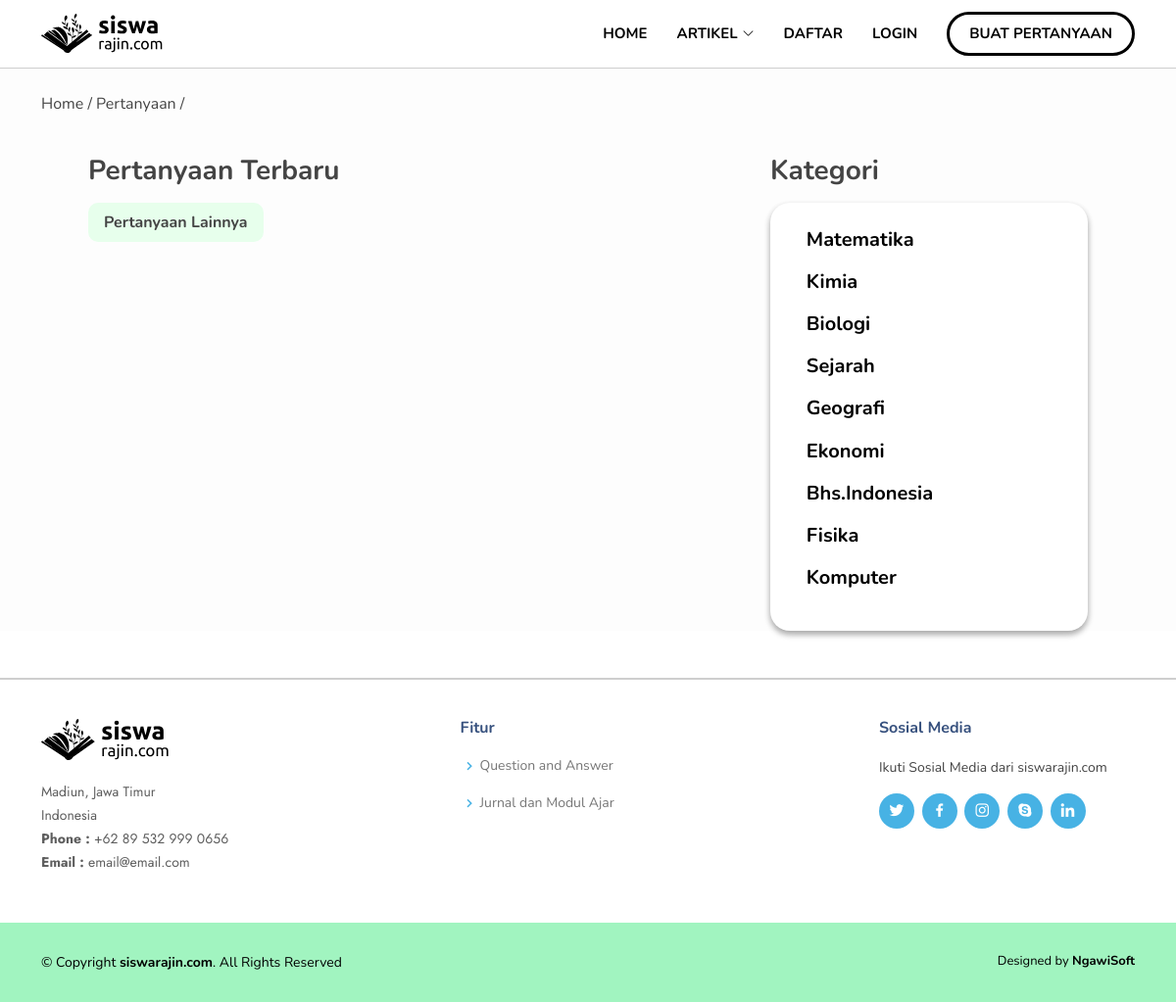
Page /index.php/pertanyaan on the committed database.
### tables this page shows
CREATE TABLE `t_kategori` (
  `id_kategori` int(11) NOT NULL,
  `nama_kategori` varchar(50) NOT NULL,
  `gambar` text NOT NULL,
  `logo_abu` text NOT NULL
);

### application/controllers/Pertanyaan.php (called while the page is built, shortened)
<?php
class Pertanyaan extends CI_Controller
{
	public function index()
	{
		$data['question'] = $this->Model_pertanyaan->getAllQuestions()->result_array();
		$data['title'] = "Semua Kategori";
		$data['kategori'] = $this->Model_dashboard->get_kategori_dasboard()->result_array();
		$data['like']	= $this->Model_dashboard->get_like_dasboard()->result_array();
		$nav['judul'] = "Buat Pertanyaan";
		$this->load->view('templates/header-page', $nav);
		$this->load->view('question/index', $data);
		$this->load->view('templates/footer');
	}
}

### index.php (called while the page is built, shortened)
<?php
require_once BASEPATH.'core/CodeIgniter.php';

### application/models/Model_dashboard.php (called while the page is built, shortened)
<?php
class Model_dashboard extends CI_Model
{
    public function get_kategori_dasboard()
    {
        $this->db->select('*');
        $this->db->from('t_kategori');
        return $this->db->get();
    }
    public function get_like_dasboard()
    {
        $this->db->select('*');
        $this->db->from('t_like');
        $this->db->where('status_like', '1');
        return $this->db->get();
    }
}

### application/views/question/index.php (the view, shortened to what this page needs)
<div id="question" class="question mb-5">
    <div class="py-4">
        <div class="container route">
            Home / Pertanyaan / <?php echo $jenis; ?>
        </div>
    </div>
    <div class="list-pertanyaan-index mt-3">
        <div class="container">
            <div class="row justify-content-center px-lg-5">
                <div class="col-md-8">
                    <h3 class="mb-3 text-center text-sm-start">
                        Pertanyaan Terbaru
                    </h3>
                    <a id="button-lainya" onclick="load_more()">
                        <div class="btn-lainnya px-3 py-2 mx-auto mx-lg-0">
                            <div class="fw-bold">
                                Pertanyaan Lainnya
                            </div>
                        </div>
                    </a>
                </div>
                <div class="col-md-4  d-none d-sm-block">
                    <h3 class="mb-3 ">
                        Kategori
                    </h3>
                    <div class="kategori-list py-3">
                        <ul>
                            <?php foreach ($kategori as $ktg) : ?>
                                <a style="color:black;" href="<?php echo base_url('pertanyaan/kategori/' . $ktg['nama_kategori']) ?>">
                                    <li>
                                        <div class="kategori-nama d-flex px-4">
                                            <h5 class="my-auto">
                                                <?= $ktg['nama_kategori'] ?>
                                            </h5>
                                        </div>
                                    </li>
                                </a>
                            <?php endforeach; ?>
                        </ul>
                    </div>
                </div>
            </div>
        </div>
    </div>
</div>

### assets/css/style.css (style rules this page uses)
a { color: #47b2e4; text-decoration: none; }
h1, h2, h3, h4, h5, h6 { font-family: "Nunito", sans-serif; }

### assets/css/style-page.css (style rules this page uses)
.question { background-color: rgb(253, 253, 253); }
.list-pertanyaan-index h3 { font-weight: bold; }
.list-pertanyaan-index .btn-lainnya { width: max-content; background-color: #e7ffec; border-radius:10px; cursor:pointer; transition: 0.2s linear; }
.list-pertanyaan-index { height: 100%; }
.kategori-list { box-shadow: rgba(0, 0, 0, 0.16) 0px 3px 6px, rgba(0, 0, 0, 0.23) 0px 4px 6px; border-radius: 20px; background-color: white; }
.kategori-list ul { list-style: none; padding: 0px; }
.kategori-list li { box-shadow: none; margin: 0px; padding: 0.6rem 0px; }
.kategori-list li .kategori-nama h5 { margin-left: 0.8rem; font-weight: 700; }

### rows in the picture
t_kategori: nama_kategori "Matematika"
t_kategori: nama_kategori "Kimia"
t_kategori: nama_kategori "Biologi"
t_kategori: nama_kategori "Sejarah"
t_kategori: nama_kategori "Geografi"
t_kategori: nama_kategori "Ekonomi"
t_kategori: nama_kategori "Bhs.Indonesia"
t_kategori: nama_kategori "Fisika"
t_kategori: nama_kategori "Komputer"

### other values in the picture
$judul "BUAT PERTANYAAN"
